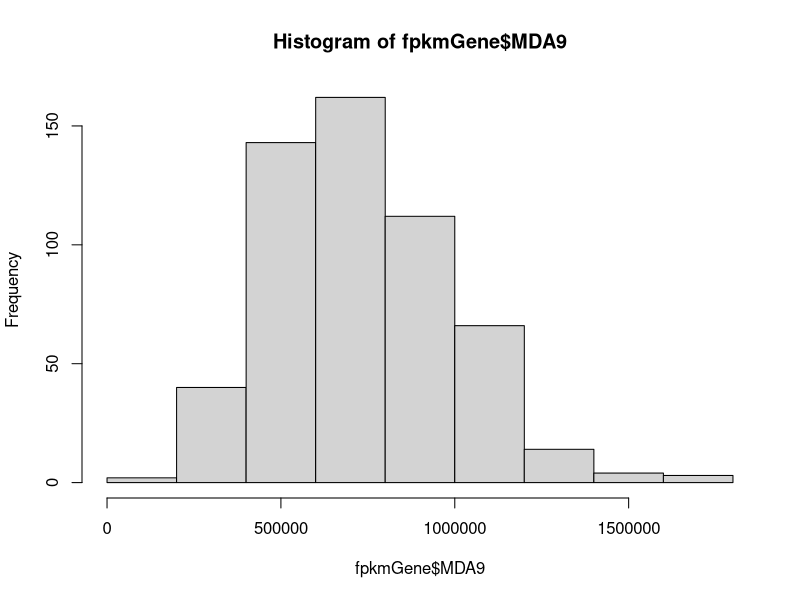
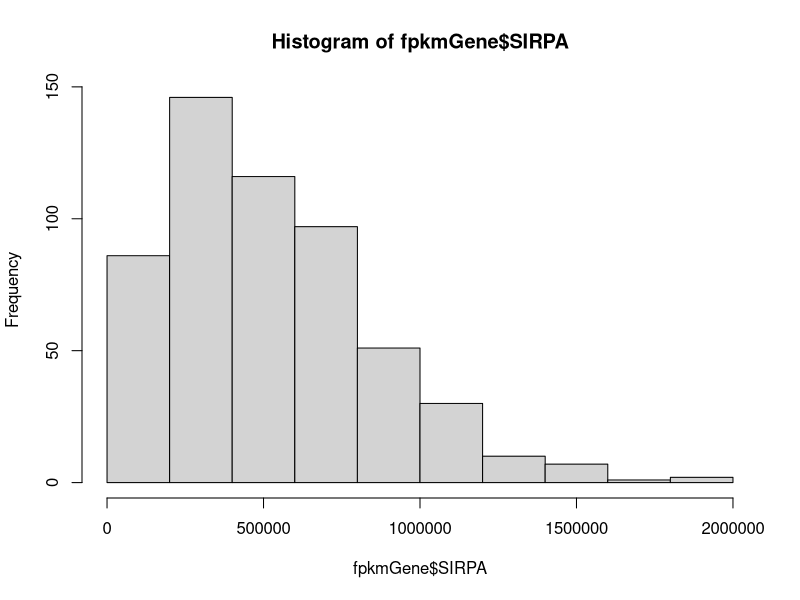
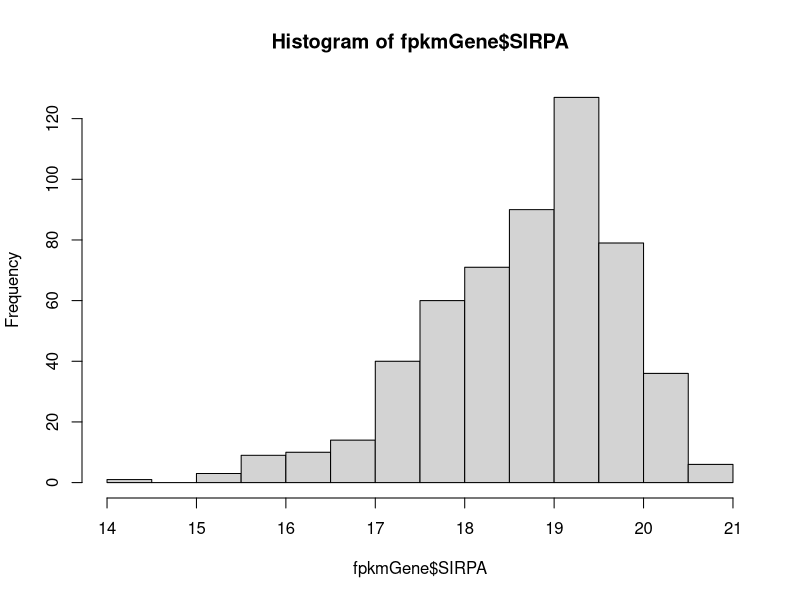
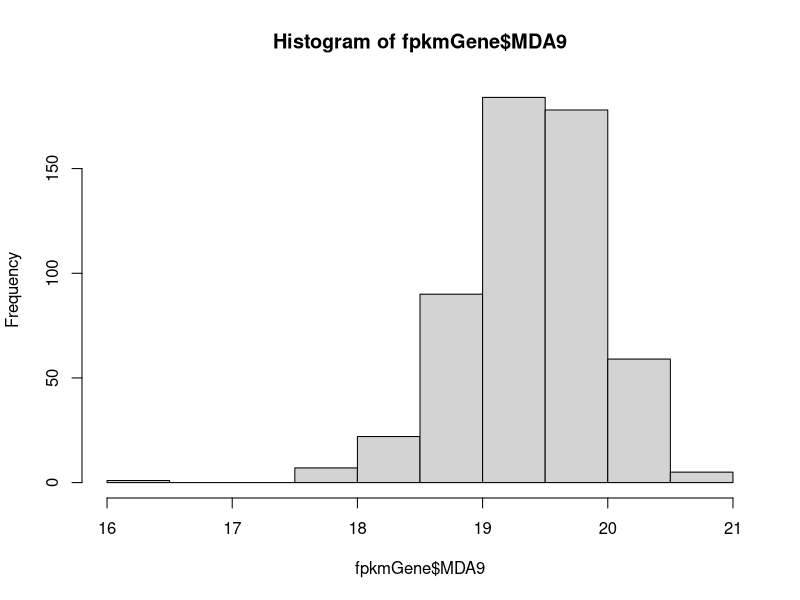
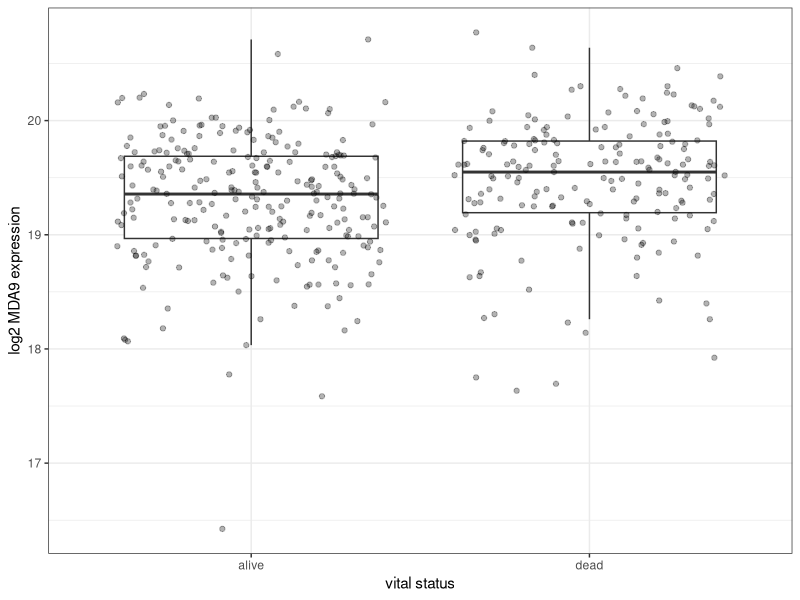

Recreate these plots in R, in order. (Note: this script raises an error after producing the figures.)
#### head and neck expression analysis ####

# load packages
library(dplyr)
library(ggplot2)
library(survminer)
library(survival)
library(viridis)

#### data pre-processing ####

# read in saved data
fpkmGene <- read.table("targetGeneHNSCC.csv")
# see all metadata
colnames(fpkmGene)
# view untransformed distribution
hist(fpkmGene$MDA9) # very slightly left skewed
hist(fpkmGene$SIRPA) # slightly left skewed
# save untransformed data
fpkmGeneNolog <- fpkmGene

# log transform genes
fpkmGene[1:12] <- fpkmGene[1:12] + 1 # add one pseudo count to all counts to remove zeros
fpkmGene[1:12] <- log2(fpkmGene[1:12]) # apply log2 transformation
hist(fpkmGene$SIRPA) 
hist(fpkmGene$MDA9) 

# assessing clinical data
table(fpkmGene$shortLetterCode) # 44 NT, 2 TM, 500 TP
table(fpkmGene$race) # 49 AA, 468 white
table(fpkmGene$ethnicity) # 27 HIS, 480 not (some overlap with AA?)

# extract tumor data
tum <- fpkmGene %>%
  filter(shortLetterCode == "TP")
# extracting AA and white who are not HIS
BW_nonhis <- tum %>%
  filter(race == "white" | race == "black or african american") %>%
  filter(ethnicity == "not hispanic or latino")
# extracting whites with known HIS
his_nonhis <- tum %>%
  filter(race == "white") %>%
  filter(ethnicity == "hispanic or latino" | ethnicity == "not hispanic or latino") 

#### MDA-9/Syntenin ####

## high expression in AA is correlated with poor outcome when compared to non-hispanic whites
## compare vital status based on MDA9
t.test(MDA9 ~ vital_status, data=BW_nonhis) # 0.001108
ggplot(BW_nonhis, aes(vital_status, MDA9)) + 
  ylab("log2 MDA9 expression") +
  xlab("vital status") +
  geom_boxplot(outlier.shape = NA) +
  geom_jitter(alpha = 0.3) +
  theme_bw() 

# KM from TCGA biolinks
#TCGAbiolinks::TCGAanalyze_SurvivalKM()

## kaplan meier: days to last followup, comparing AA and CA
# remove missing data 
BW_nonhis_follow <- BW_nonhis %>%
  filter(!is.na(days_to_last_follow_up)) 
BW_nonhis_follow <- BW_nonhis_follow %>% 
  mutate(vital = (as.numeric(vital_status)) - 1)
# fit model
BW_nonhis_follow_fit <- survfit(Surv(days_to_last_follow_up, 
                    vital) ~ race, 
               data = BW_nonhis_follow)
ggsurvplot(BW_nonhis_follow_fit, data = BW_nonhis_follow, 
           risk.table = TRUE,
           pval = TRUE,
           pval.method = TRUE,
           pval.coord = c(1600, 0.8),
           pval.method.coord = c(1600, 0.9),
           conf.int = TRUE,
           xlim = c(0, 2000),
           break.time.by = 500,
           ggtheme = theme_minimal(),
           risk.table.y.text.col = T,
           risk.table.y.text = FALSE)

## kaplan meier: days to death, comparing AA and CA (better than days to last followup)
# remove missing data 
BW_nonhis_death <- BW_nonhis %>%
  filter(!is.na(days_to_death)) 
BW_nonhis_death <- BW_nonhis_death %>% 
  mutate(vital = (as.numeric(vital_status)) - 1)
# fit model
BW_nonhis_death_fit <- survfit(Surv(days_to_death, 
                         vital) ~ race, 
                    data = BW_nonhis_death)
ggsurvplot(BW_nonhis_death_fit, 
           data = BW_nonhis_death, 
           risk.table = TRUE,
           pval = TRUE,
           pval.method = TRUE,
           pval.coord = c(2000, 0.8),
           pval.method.coord = c(2000, 0.9),
           conf.int = TRUE,
           xlim = c(0, 3000),
           break.time.by = 500,
           xlab = "days to death",
           ggtheme = theme_bw(),
           risk.table.y.text.col = T,
           risk.table.y.text = FALSE,
           legend.labs = c("AA", "CA"))
#ggsave("figures/AA_CA_days_to_death.jpeg") # width 700, height 525
# splitting into high and low gene expression
BW_nonhis_death <- BW_nonhis_death %>%
  mutate(mda9_hl = MDA9 > median(MDA9))
BW_nonhis_death$mda9_hl[BW_nonhis_death$mda9_hl == TRUE] <- "high"
BW_nonhis_death$mda9_hl[BW_nonhis_death$mda9_hl == FALSE] <- "low"
# high and low gene expression
BW_nonhis_death_mda9_fit <- survfit(Surv(days_to_death, vital) ~ mda9_hl, 
                                         data = BW_nonhis_death)
ggsurvplot(BW_nonhis_death_mda9_fit, 
           data = BW_nonhis_death, 
           risk.table = TRUE,
           pval = TRUE,
           pval.method = TRUE,
           pval.coord = c(2000, 0.8),
           pval.method.coord = c(2000, 0.9),
           conf.int = TRUE,
           xlim = c(0, 3000),
           break.time.by = 500,
           xlab = "days to death",
           ggtheme = theme_bw(),
           risk.table.y.text.col = TRUE,
           risk.table.y.text = FALSE,
           legend.labs = c("high", "low")
           )
#ggsave("figures/days_to_death_MDA9_AA_CA.jpg")
# AA vs CA, high and low gene expression
BW_nonhis_death_mda9_fit <- survfit(Surv(days_to_death, vital) ~ mda9_hl + race, 
                                    data = BW_nonhis_death)
ggsurvplot(BW_nonhis_death_mda9_fit, 
           data = BW_nonhis_death, 
           palette = c("#a6cee3", "#1f78b4", "#b2df8a", "#33a02c"),
           risk.table = TRUE,
           pval = TRUE,
           pval.method = TRUE,
           pval.coord = c(2000, 0.8),
           pval.method.coord = c(2000, 0.9),
           conf.int = TRUE,
           xlim = c(0, 3000),
           break.time.by = 500,
           xlab = "days to death",
           ggtheme = theme_minimal(),
           risk.table.y.text.col = TRUE,
           risk.table.y.text = FALSE, 
           legend.labs = c("AA, high", "CA, high", "AA, low", "CA, low"))
#ggsave("figures/AA_CA_days_to_death_MDA9.jpg")

# high expression in HIS is correlated with poor outcome when compared to non-hispanic whites
# vital status
t.test(MDA9 ~ vital_status, data=his_nonhis) # 0.0008478
ggplot(his_nonhis, aes(vital_status, MDA9)) + 
  ylab("log2 MDA9 expression") +
  xlab("vital status") +
  geom_boxplot(outlier.shape = NA) +
  geom_jitter(alpha = 0.3) +
  theme_bw() 

## kaplan meier: days to last followup, comparing his and nonhis
# remove missing data 
his_nonhis_follow <- his_nonhis %>%
  filter(!is.na(days_to_last_follow_up)) 
his_nonhis_follow <- his_nonhis_follow %>% 
  mutate(vital = (as.numeric(vital_status)) - 1)
# fit model
his_nonhis_follow_fit <- survfit(Surv(days_to_last_follow_up, 
                                     vital) ~ ethnicity, 
                                data = his_nonhis_follow)
ggsurvplot(his_nonhis_follow_fit, data = his_nonhis_follow, 
           risk.table = TRUE,
           pval = TRUE,
           pval.method = TRUE,
           pval.coord = c(1600, 0.8),
           pval.method.coord = c(1600, 0.9),
           conf.int = TRUE,
           xlim = c(0, 2000),
           break.time.by = 500,
           ggtheme = theme_minimal(),
           risk.table.y.text.col = T,
           risk.table.y.text = FALSE)

## kaplan meier: days to death, comparing his and nonhis (better than days to last followup)
# remove missing data 
his_nonhis_death <- his_nonhis %>%
  filter(!is.na(days_to_death)) 
his_nonhis_death <- his_nonhis_death %>% 
  mutate(vital = (as.numeric(vital_status)) - 1)
# fit model
his_nonhis_death_fit <- survfit(Surv(days_to_death, 
                                    vital) ~ ethnicity, 
                               data = his_nonhis_death)
ggsurvplot(his_nonhis_death_fit, 
           data = his_nonhis_death, 
           risk.table = TRUE,
           pval = TRUE,
           pval.method = TRUE,
           pval.coord = c(2000, 0.8),
           pval.method.coord = c(2000, 0.9),
           conf.int = TRUE,
           xlim = c(0, 3000),
           break.time.by = 500,
           xlab = "days to death",
           ggtheme = theme_bw(),
           risk.table.y.text.col = T,
           risk.table.y.text = FALSE,
           legend.labs = c("hispanic", "not hispanic"))
#ggsave("figures/his_nonhis_days_to_death.jpeg") # width 700, height 525
# splitting into high and low gene expression
his_nonhis_death <- his_nonhis_death %>%
  mutate(mda9_hl = MDA9 > median(MDA9))
his_nonhis_death$mda9_hl[his_nonhis_death$mda9_hl == TRUE] <- "high"
his_nonhis_death$mda9_hl[his_nonhis_death$mda9_hl == FALSE] <- "low"
# high and low gene expression
his_nonhis_death_mda9_fit <- survfit(Surv(days_to_death, vital) ~ mda9_hl, 
                                    data = his_nonhis_death)
ggsurvplot(his_nonhis_death_mda9_fit, 
           data = his_nonhis_death, 
           risk.table = TRUE,
           pval = TRUE,
           pval.method = TRUE,
           pval.coord = c(2000, 0.8),
           pval.method.coord = c(2000, 0.9),
           conf.int = TRUE,
           xlim = c(0, 3000),
           break.time.by = 500,
           xlab = "days to death",
           ggtheme = theme_bw(),
           risk.table.y.text.col = TRUE,
           risk.table.y.text = FALSE,
           legend.labs = c("high", "low")
)
#ggsave("figures/days_to_death_MDA9_hisnonhis.jpg")
# his vs non, high and low gene expression
his_nonhis_death_mda9_fit <- survfit(Surv(days_to_death, vital) ~ mda9_hl + ethnicity, 
                                    data = his_nonhis_death)
ggsurvplot(his_nonhis_death_mda9_fit, 
           data = his_nonhis_death, 
           palette = c("#a6cee3", "#1f78b4", "#b2df8a", "#33a02c"),
           risk.table = TRUE,
           pval = TRUE,
           pval.method = TRUE,
           pval.coord = c(2000, 0.8),
           pval.method.coord = c(2000, 0.9),
           conf.int = TRUE,
           xlim = c(0, 3000),
           break.time.by = 500,
           xlab = "days to death",
           ggtheme = theme_minimal(),
           risk.table.y.text.col = TRUE,
           risk.table.y.text = FALSE, 
           legend.labs = c("hispanic, high", "not hispanic, high", "hispanic, low", "not hispanic, low"))
#ggsave("figures/his_nonhis_days_to_death_MDA9.jpg")

#### SIRPA: not needed right now ####

# high expression in AA is correlated with poor outcome when compared to non-hispanic whites
t.test(SIRPA ~ vital_status, data=BW_nonhis) # 0.3977
ggplot(BW_nonhis, aes(vital_status, SIRPA)) + 
  ylab("log2 MDA9 expression") +
  xlab("vital status") +
  geom_boxplot(outlier.shape = NA) +
  geom_jitter(alpha = 0.3) +
  theme_bw() 
